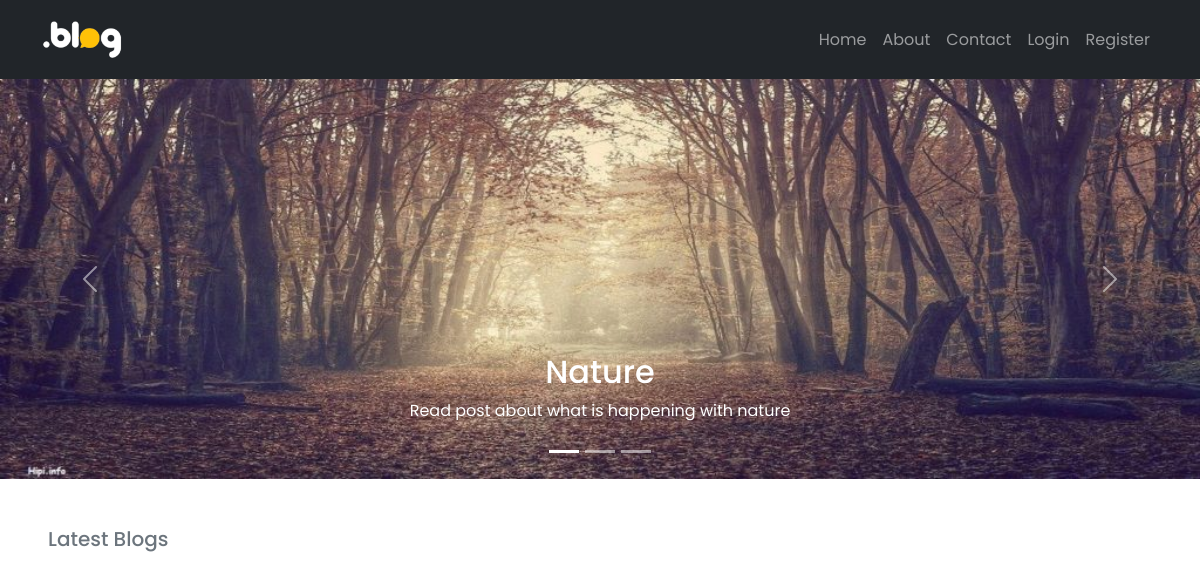
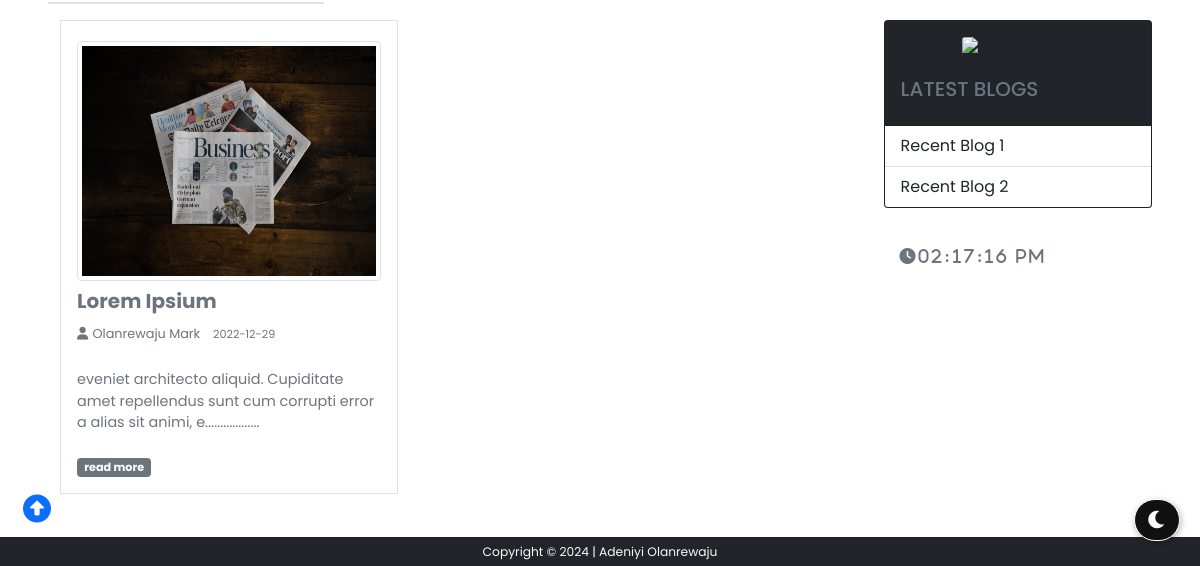
The app's page /home, older data (2 pictures, top to bottom).
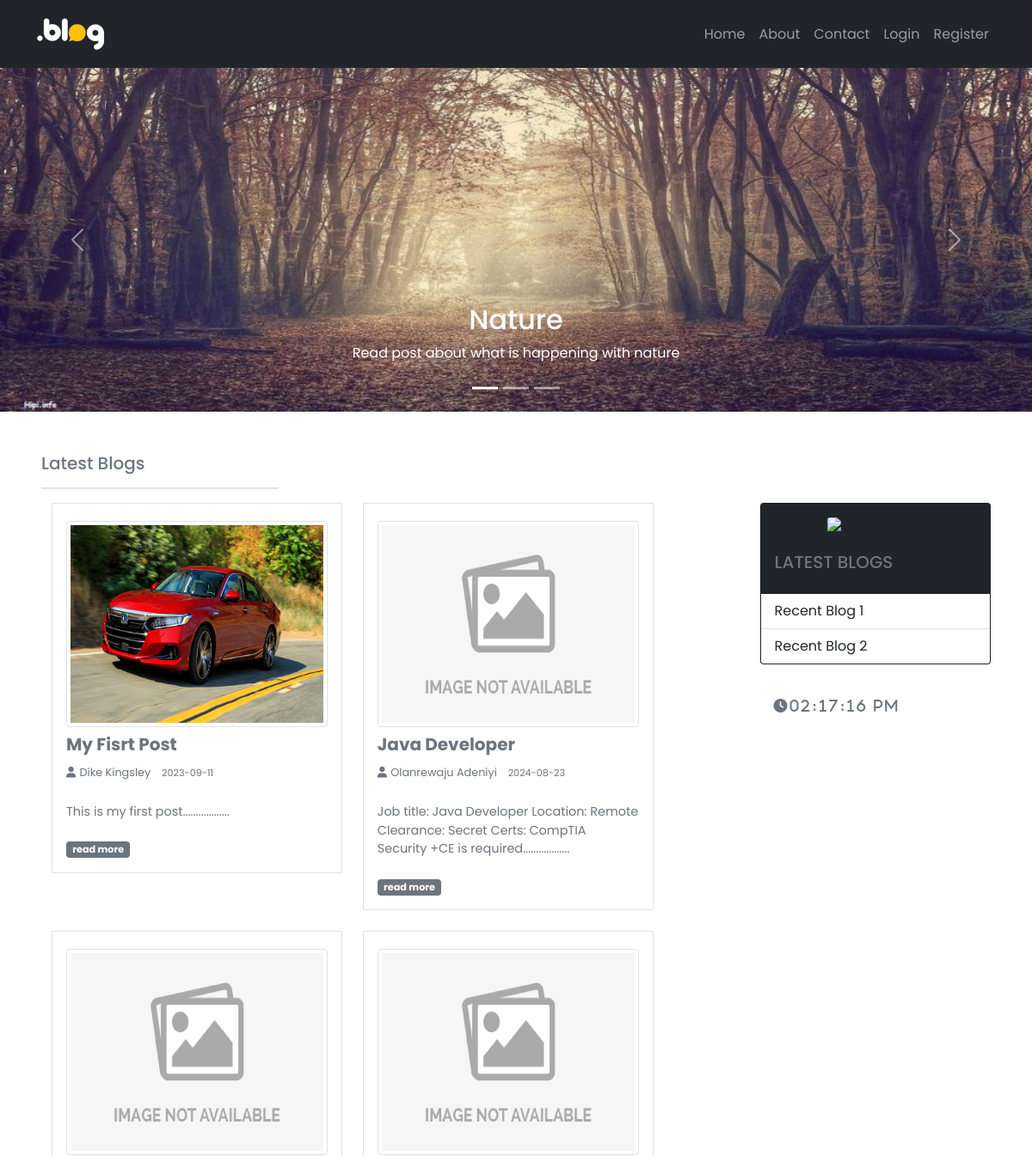
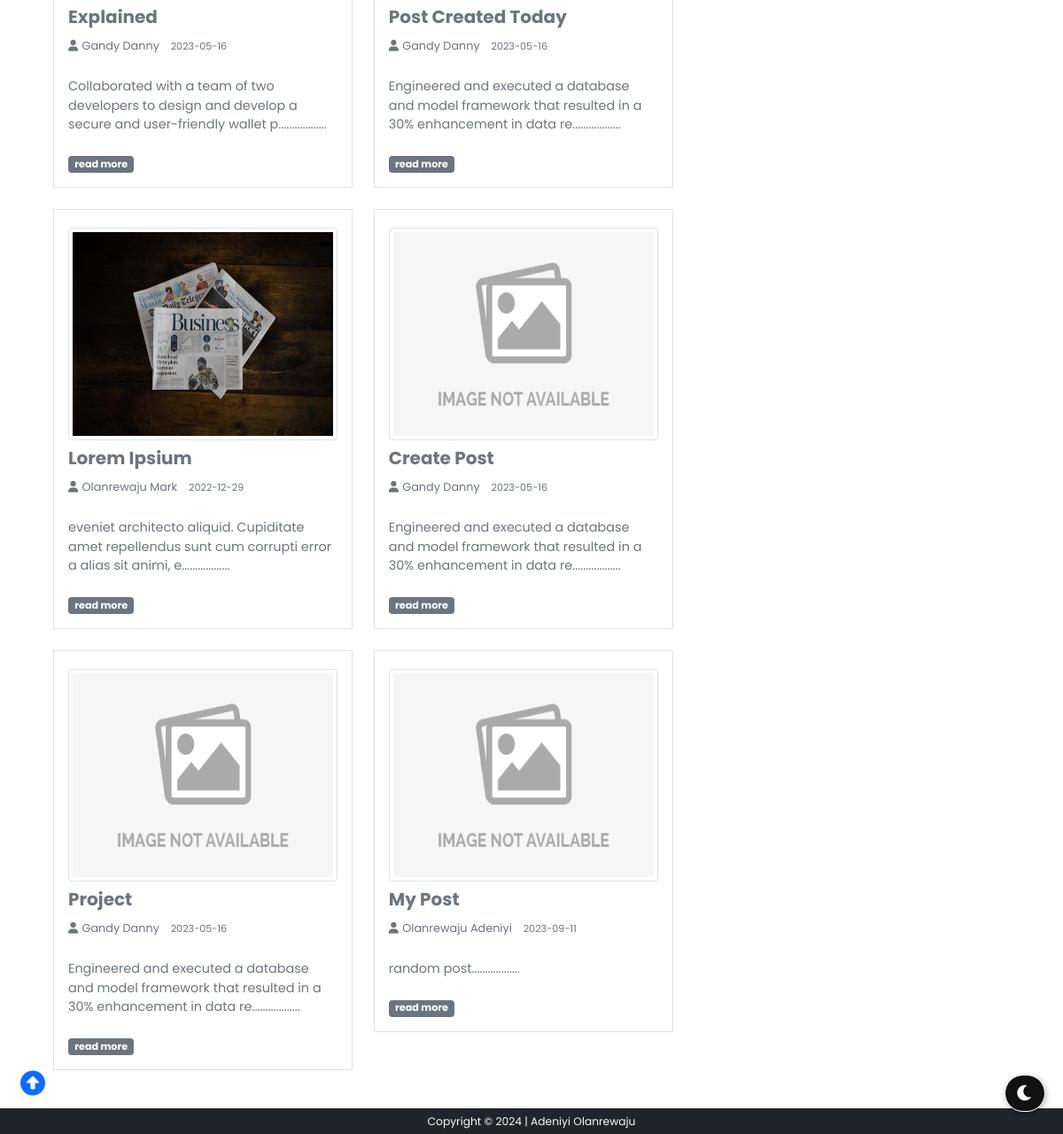
The same page, newer data (2 pictures, top to bottom).
### models/postmodel.py (models this page shows, shortened)
class Post(db.Model, UserMixin):
    id = db.Column(db.Integer, primary_key=True)
    title = db.Column(db.String(100), nullable=False)
    date_posted = db.Column(db.DateTime, nullable=False, default=datetime.now)
    photo = db.Column(db.Text, nullable=False, default='')
    content = db.Column(db.Text, nullable=False)
    user_id = db.Column(db.Integer, db.ForeignKey('user.id'), nullable=False)
    comment = db.relationship('CommentModel', backref='comm', lazy=True, cascade='delete', foreign_keys='CommentModel.post_id')

### models/usermodel.py (models this page shows, shortened)
class User(db.Model, UserMixin):
    id = db.Column(db.Integer, primary_key=True)
    first_name = db.Column(db.String(50), nullable=False)
    last_name = db.Column(db.String(50), nullable=False)
    username = db.Column(db.String(20), unique=True, nullable=False)
    email = db.Column(db.String(70), unique=True, nullable=False)
    photo = db.Column(db.Text, nullable=False, default='')
    password = db.Column(db.String(60), nullable=False)
    posts = db.relationship('Post', backref='author', lazy=True, cascade='delete', foreign_keys='Post.user_id')
    send_dm = db.relationship('DmModel', backref='owner', lazy=True, foreign_keys='DmModel.user_1')
    pst_cmt = db.relationship('CommentModel', backref='who', lazy=True, foreign_keys='CommentModel.commenter')

### routes/views.py (the view)
@view.route('/')
@view.route('/home')
def home():
    dms = []
    length = []
    posts = Post.query.all()        # This get all the post in the post table in the database
    if current_user.is_authenticated:
        dms = DmModel.query.filter_by(user=current_user.id)
    random.shuffle(posts)           # Shuffles the post randomly
    for dm in dms:
        if dm.dm_type == 'receive':
            length.append(dm)
    num = len(length)
    date = datetime.utcnow().strftime('%Y-%h-%d')
    context = {
        'posts': posts,
        'dms': dms,
        'num': num,
        'date': date
    }
    return render_template('home.html', **context)    # and displays it randomly in the homepage whenever a refresh is done in the homepage

### templates/home.html (shortened to what this page needs)
{% extends 'base.html' %}
{% block car %}
<div id="carouselExampleCaptions" class="carousel slide" data-bs-ride="carousel">
  <div class="carousel-indicators">
    <button type="button" data-bs-target="#carouselExampleCaptions" data-bs-slide-to="0" class="active" aria-current="true" aria-label="Slide 1"></button>
    <button type="button" data-bs-target="#carouselExampleCaptions" data-bs-slide-to="1" aria-label="Slide 2"></button>
    <button type="button" data-bs-target="#carouselExampleCaptions" data-bs-slide-to="2" aria-label="Slide 3"></button>
  </div>
  <div class="carousel-inner">
    <div class="carousel-item active">
      <img src="{{ url_for('static', filename='images/carousel/twi.jpg') }}" class="d-block w-100" alt="...">
      <div class="carousel-caption d-none d-md-block">
        <h2>Nature</h2>
        <p>Read post about what is happening with nature</p>
      </div>
    </div>
  </div>
  <button class="carousel-control-prev" type="button" data-bs-target="#carouselExampleCaptions" data-bs-slide="prev">
    <span class="carousel-control-prev-icon" aria-hidden="true"></span>
  </button>
  <button class="carousel-control-next" type="button" data-bs-target="#carouselExampleCaptions" data-bs-slide="next">
    <span class="carousel-control-next-icon" aria-hidden="true"></span>
  </button>
</div>
{% endblock car %}
{% block any %}
<h5 class="text-muted">Latest Blogs
</h5>
<hr class="w-25"
style="
border: 1px solid rgb(147, 139, 139);
"
/>
{% endblock any %}
{% block content %}
{% if posts %}
<div class="row row-cols-lg-2 w-100 m-auto">
  {% for post in posts %}
<div class="d-flex flex-column col-lg mb-4" >
  <div class="p-3 border bg-white">
    {% if post.photo %}
    <div class="mt-1">
      <img class=" article-img img-thumbnail w-100" style="height: 15rem;"
      src="{{ url_for('static', filename='images/post/' + post.photo) }}">
    </div>
    {% else %}
    <div class="mt-1">
      <img class=" article-img img-thumbnail w-100" style="height: 15rem;"
      src="{{ url_for('static', filename='images/post/noimage.png') }}">
    </div>
    {% endif %}
    <div class="d-flex align-items-center justify-content-between">
      <a
        class="h5 text-decoration-none d-flex align-items-center text-muted fw-bold card-title mt-2"
        style="width: fit-content"
      >
        {{ post.title.title() }}
      </a>
    </div>
    <div class="text-muted">
      <a href="{{ url_for('view.profile', profile_id=post.author.id) }}" class="text-decoration-none text-muted">
        <i class="fa fa-user " style="font-size: .8rem;"></i>
        <small style="font-size: .8rem;">{{ post.author.last_name.title() + ' '+ post.author.first_name.title() }}</small>
      </a>
     &nbsp; <small class="" style="font-size: .7rem;">{{ post.date_posted.strftime('%Y-%m-%d') }}</small>
    </div>
      <p class="card-text text-muted mt-4" style="font-size: .9rem;">
        {{ post.content[:100] }}.................. <br /><br /><small
          class="badge bg-secondary"
          style="font-size: 0.7rem"
          ><a href="{{ url_for('view.display_post', blog_id=post.id) }}" class="text-decoration-none text-white">read more</a></small
        >
      </p>
  </div>
</div>
{% endfor %}
{% else %}
<h1 class="alert alert-danger text-center" id="th" style="transform: rotate(-10deg); margin-top: 10rem;">
  Post Unavailable
</h1>
{% endif %}
</div>
 {% endblock content %}

### templates/base.html (shortened to what this page needs)
<!DOCTYPE html>
<html lang="en">
<head>
  <link href="https://cdn.jsdelivr.net/npm/bootstrap@5.0.1/dist/css/bootstrap.min.css" rel="stylesheet"
 />
  <link rel="stylesheet" href="https://cdn.jsdelivr.net/npm/bootstrap-icons@1.3.0/font/bootstrap-icons.css" />
  <link href="https://cdnjs.cloudflare.com/ajax/libs/font-awesome/6.0.0/css/all.min.css" rel="stylesheet" />
  <link rel="stylesheet" href="{{ url_for('static', filename='css/style.css') }}" />
</head>
<body>
  <nav class="navbar navbar-expand-lg bg-dark navbar-dark py-3">
    <div class="container">
      <a href="{{ url_for('view.home') }}" class="navbar-brand"><img
          src="{{ url_for('static', filename='images/blloogg.png') }}" alt="" style="width: 5rem" /></a>
      <div class="collapse navbar-collapse" id="navmenu">
        {% if current_user.is_authenticated %}
        <ul class="navbar-nav ms-auto">
          <li class="nav-item">
            <a href="{{ url_for('view.home') }}" class="nav-link">Home</a>
          </li>
          <li class="nav-item">
            <a href="{{ url_for('view.profile', profile_id=current_user.id) }}" class="nav-link">Profile</a>
          </li>
          <li class="nav-item">
            <a href="{{ url_for('view.account') }}" class="nav-link">Post</a>
          </li>
          <li class="nav-item">
            <a href="{{ url_for('view.about') }}" class="nav-link">About</a>
          </li>
          <li class="nav-item">
            <a href="{{ url_for('view.contact') }}" class="nav-link">Contact</a>
          </li>
          <li class="nav-item">
            <a href="{{ url_for('auth.logout') }}" class="nav-link">Logout</a>
          </li>
          {% block link %}
          {% endblock link %}
        </ul>
        {% else %}
        <ul class="navbar-nav ms-auto">
          <li class="nav-item">
            <a href="{{ url_for('view.home') }}" class="nav-link">Home</a>
          </li>
          <li class="nav-item">
            <a href="{{ url_for('view.about') }}" class="nav-link">About</a>
          </li>
          <li class="nav-item">
            <a href="{{ url_for('view.contact') }}" class="nav-link">Contact</a>
          </li>
          <li class="nav-item">
            <a href="{{ url_for('auth.login') }}" class="nav-link">Login</a>
          </li>
          <li class="nav-item">
            <a href="{{ url_for('auth.register') }}" class="nav-link">Register</a>
          </li>
        </ul>
        {% endif %}
      </div>
    </div>
  </nav>
  {% block car %}
  {% endblock car %}
  <div class=" mt-5 px-4 px-lg-5">
    {% block any %}
    {% endblock any %}
  </div>
  <section class="  my-3 d-flex px-4 px-lg-5 mb-5">
    <div class="w-100 this" id="thiss">
       {% block content %}
      {% endblock content %}
    </div>
    <div class="d-xl-block d-lg-block d-none" style="width: 23rem;">
      <div class="card bg-dark" style=" height: fit-content;">
        <div class="m-auto d-flex mt-3">
          <img src="{{ url_for('static', filename='images/owl.png') }}" class="card-img-top" style="margin: auto;
            width: 7rem;
            " alt="..." />
        </div>
        <div class="card-body">
          <h5 class="card-title text-muted">LATEST BLOGS</h5>
        </div>
        {% if current_user.is_authenticated %}
        <ul class="list-group list-group-flush">
          {% if current_user.posts[-1] %}
          <li class="list-group-item">
            {{ current_user.posts[-1].title.title() }}
          </li>
          {% else %}
          <li class="list-group-item">Unavailable</li>
          {% endif %}
          {% if current_user.posts[-2] %}
          <li class="list-group-item">
            {{ current_user.posts[-2].title.title() }}
          </li>
          {% else %}
          <li class="list-group-item">Unavailable</li>
          {% endif %}
        </ul>
        {% else %}
        <ul class="list-group list-group-flush">
          <li class="list-group-item">Recent Blog 1</li>
          <li class="list-group-item">Recent Blog 2</li>
        </ul>
        {% endif %}
      </div><br>
      <div id="MyClockDisplay" class="clock text-muted fa fa-clock p-3 w-100 fw-bold" style="letter-spacing: 3px;"
        onload="showTime()"></div>
    </div>
  </section>
  <i class="dntoggle fas fa-moon"></i>
  <a href="#top" class="up"><i class="fa fas fa-arrow-alt-circle-up"></i></a>
  <footer class="fixed-bottom text-center bg-dark text-light py-1 small" style="z-index: 0;">
  </footer>
</body>
</html>

### static/css/style.css (style rules this page uses)
* { font-family: "Poppins", sans-serif; }
div.this { padding-right: 7rem; width: fit-content; }
body { background: rgba(255, 255, 255, 0.199); }
.dntoggle { font-size: 20px; border-radius: 100px; background-color: #111111; padding: 10px; color:#fcfcfc; box-shadow: 1px 2px 6px rgba(0,0,0,.3); cursor: pointer; position: fixed; bottom:25px; right: 20px; z-index: 99; border: 1px solid white; }
.fas.fa-moon:before { padding:0 2px; }
.up { font-size: 28px; padding: 15px; cursor: pointer; position: fixed; bottom:20px; left: 8px; }

Row changes from the older to the newer data that the page shows:
added Post: photo (picture), title "My Fisrt Post", author.last_name "Dike Kingsley", date_posted "2023-09-11", content "This is my first post"
added Post: title "Java Developer", author.last_name "Olanrewaju Adeniyi", date_posted "2024-08-23", content "Job title: Java Developer Location: Remote Clearance: Secret Certs: CompTIA Security +CE is required"
added Post: title "Explained", author.last_name "Gandy Danny", date_posted "2023-05-16", content "Collaborated with a team of two developers to design and develop a secure and user-friendly wallet p"
added Post: title "Post Created Today", author.last_name "Gandy Danny", date_posted "2023-05-16", content "Engineered and executed a database and model framework that resulted in a 30% enhancement in data re"
added Post: title "Create Post", author.last_name "Gandy Danny", date_posted "2023-05-16", content "Engineered and executed a database and model framework that resulted in a 30% enhancement in data re"
added Post: title "Project", author.last_name "Gandy Danny", date_posted "2023-05-16", content "Engineered and executed a database and model framework that resulted in a 30% enhancement in data re"
added Post: title "My Post", author.last_name "Olanrewaju Adeniyi", date_posted "2023-09-11", content "random post"
